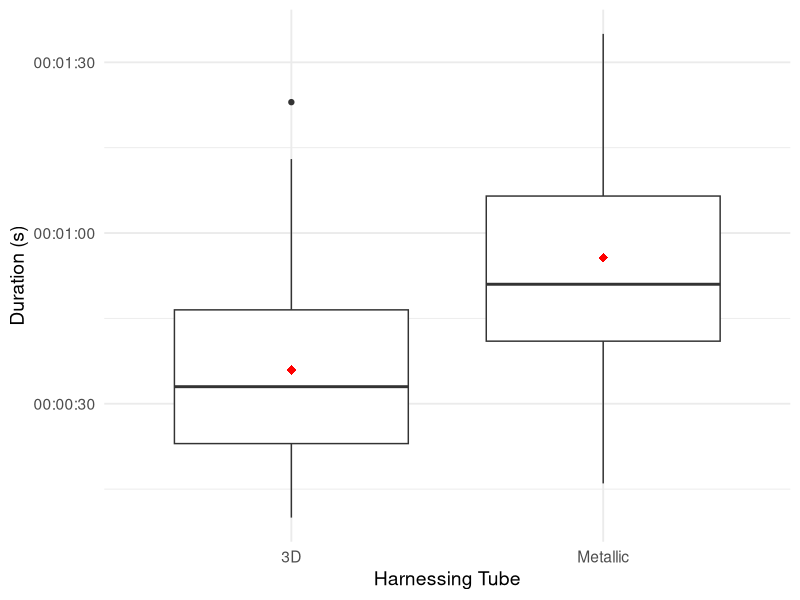
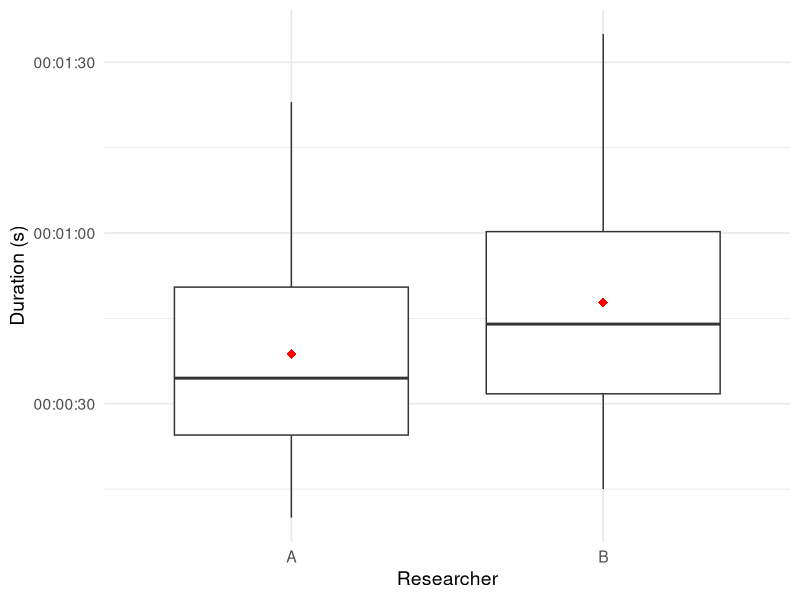
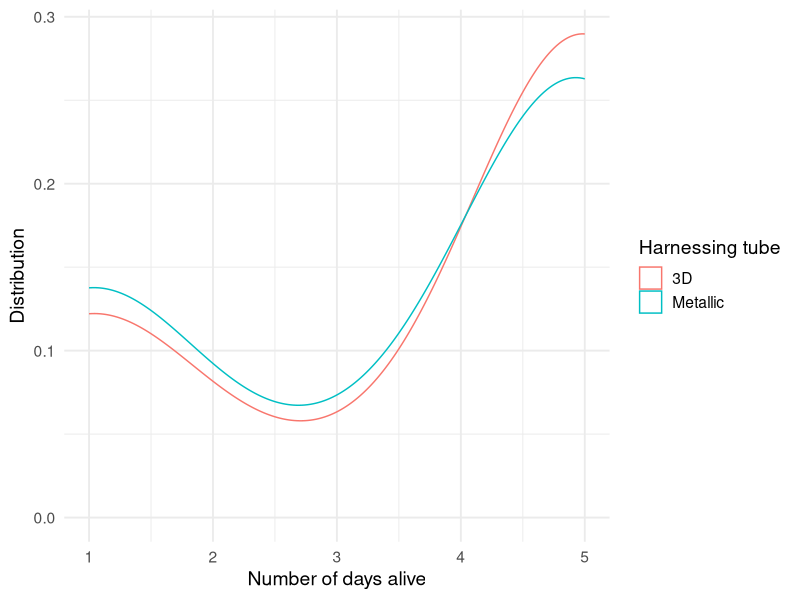
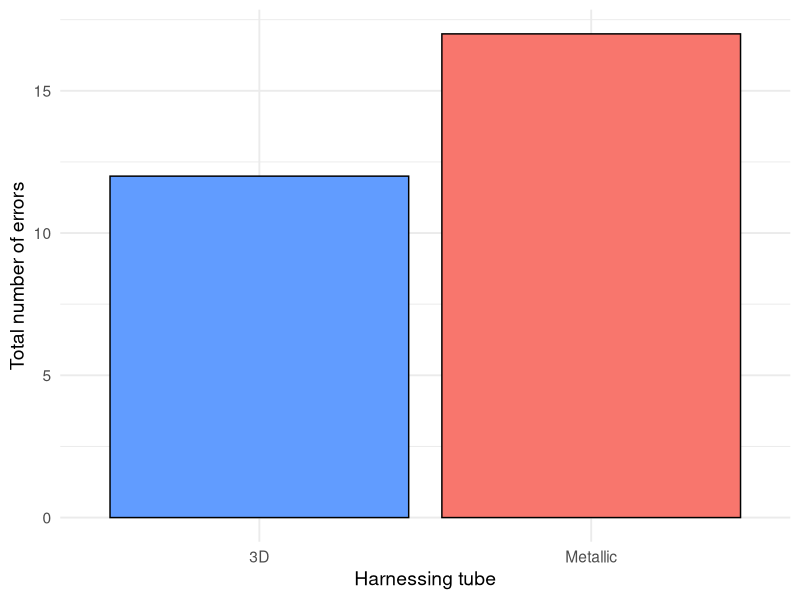

These figures' R source, in order:
## ---- chunk 1
knitr::opts_chunk$set(echo = TRUE)
## ---- chunk 2
library(tidyverse)
library(readxl)
library(knitr)
## ---- chunk 3
Harnezing <- read_excel("Data_Bees_Survival.xlsx", sheet = 1)
Survival <- read_excel("Data_Bees_Survival.xlsx", sheet = 2)
## ---- chunk 4
# Boxplot for Type_Har

# Factor labels for Type_Har
Harnezing$Type_Har <- factor(Harnezing$Type_Har, levels = c(1, 2), labels = c("3D", "Metallic"))

# Boxplot for Type_Har
Harnezing %>%
  ggplot(aes(x = Type_Har, y = Duration)) +
  geom_boxplot() +
  stat_summary(fun = "mean", geom = "point", shape = 18, size = 3, color = "red") + # Add mean
  labs(x = "Harnessing Tube",
       y = "Duration (s)") +
  theme_minimal(base_size = 14) +
  theme(plot.title = element_text(hjust = 0.5))

# Factor labels for Type_Har
Harnezing$Researcher <- factor(Harnezing$Researcher, levels = c(0, 1, 2), labels = c("A", "B", "C"))

# Filter data to only include Researchers A and B
Harnezing_filtered <- Harnezing %>%
  filter(Researcher %in% c("A", "B"))

# Boxplot for Researcher A and B
Harnezing_filtered %>%
  ggplot(aes(x = Researcher, y = Duration)) +
  geom_boxplot(outlier.shape = NA) + 
  stat_summary(fun = "mean", geom = "point", shape = 18, size = 3, color = "red") + 
  labs(x = "Researcher",
       y = "Duration (s)") +
  theme_minimal(base_size = 14) +
  theme(plot.title = element_text(hjust = 0.5))

## ---- chunk 5
time <- Harnezing %>%
  group_by(Type_Har) %>%
  summarize(x = mean(Duration))

max_life <- Survival %>%
  group_by(ID, Type_Har) %>%
  summarise(max_life = max(Feeding_day))

kable(max_life %>%
  group_by(Type_Har) %>%
  summarise(mean_days_alive = mean(max_life)), 
  col.names = c("Harnessing Tube", "Average Survival (days)"), 
  caption = "Comparison of the average survival days for each harnessing tube")

max_life$Type_Har <- factor(max_life$Type_Har, levels = c(1, 2), labels = c("3D", "Metallic"))

max_life %>%
  ggplot(aes(x = max_life, color = Type_Har)) +
  geom_density() +
  labs(x = "Number of days alive",
       y = "Distribution", color = "Harnessing tube") +
  theme_minimal(base_size = 14)
## ---- chunk 6

# Calculating number of errors
number_errors <- Harnezing %>% 
  mutate(yes_no_error = case_when(Error == 0 ~ 0, Error != 0 ~ 1)) %>%
  group_by(Type_Har) %>%
  summarize(total_errors = sum(yes_no_error))

# Bar plot for total errors by Type_Har (Harnessing Tube)
ggplot(number_errors, aes(x = Type_Har, y = total_errors, fill = Type_Har)) +
  geom_bar(stat = "identity", color = "black") +
  labs(x = "Harnessing tube",
       y = "Total number of errors") +
  theme_minimal(base_size = 14) +
  theme(plot.title = element_text(hjust = 0.5)) +
  scale_fill_manual(values = c("3D" = "#619CFF", "Metallic" = "#F8766D")) +
  guides(fill = "none")
